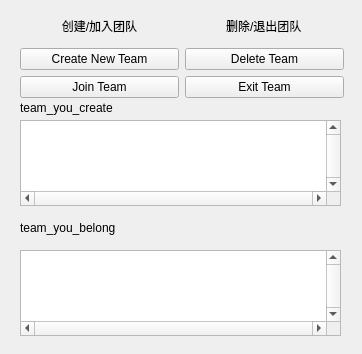
<?xml version="1.0" encoding="UTF-8"?>
<ui version="4.0">
 <class>team_mng</class>
 <widget class="QWidget" name="team_mng">
  <property name="geometry">
   <rect>
    <x>0</x>
    <y>0</y>
    <width>362</width>
    <height>354</height>
   </rect>
  </property>
  <property name="windowTitle">
   <string>Form</string>
  </property>
  <widget class="QWidget" name="horizontalLayoutWidget">
   <property name="geometry">
    <rect>
     <x>20</x>
     <y>10</y>
     <width>324</width>
     <height>88</height>
    </rect>
   </property>
   <layout class="QHBoxLayout" name="horizontalLayout">
    <item>
     <layout class="QVBoxLayout" name="verticalLayout">
      <item>
       <layout class="QVBoxLayout" name="verticalLayout_2">
        <item>
         <widget class="QLabel" name="label">
          <property name="text">
           <string>创建/加入团队</string>
          </property>
          <property name="alignment">
           <set>Qt::AlignCenter</set>
          </property>
         </widget>
        </item>
        <item>
         <widget class="QPushButton" name="pushButton">
          <property name="text">
           <string>Create New Team</string>
          </property>
         </widget>
        </item>
        <item>
         <widget class="QPushButton" name="pushButton_4">
          <property name="text">
           <string>Join Team</string>
          </property>
         </widget>
        </item>
       </layout>
      </item>
     </layout>
    </item>
    <item>
     <layout class="QVBoxLayout" name="verticalLayout_3">
      <item alignment="Qt::AlignHCenter">
       <widget class="QLabel" name="label_4">
        <property name="text">
         <string>删除/退出团队</string>
        </property>
       </widget>
      </item>
      <item>
       <widget class="QPushButton" name="pushButton_3">
        <property name="text">
         <string>Delete Team</string>
        </property>
       </widget>
      </item>
      <item>
       <widget class="QPushButton" name="pushButton_6">
        <property name="text">
         <string>Exit Team</string>
        </property>
       </widget>
      </item>
     </layout>
    </item>
   </layout>
  </widget>
  <widget class="QTableWidget" name="tableWidget">
   <property name="geometry">
    <rect>
     <x>20</x>
     <y>250</y>
     <width>321</width>
     <height>86</height>
    </rect>
   </property>
   <property name="verticalScrollBarPolicy">
    <enum>Qt::ScrollBarAlwaysOn</enum>
   </property>
   <property name="horizontalScrollBarPolicy">
    <enum>Qt::ScrollBarAlwaysOn</enum>
   </property>
   <property name="sizeAdjustPolicy">
    <enum>QAbstractScrollArea::AdjustToContents</enum>
   </property>
  </widget>
  <widget class="QTableWidget" name="tableWidget_2">
   <property name="geometry">
    <rect>
     <x>20</x>
     <y>120</y>
     <width>321</width>
     <height>86</height>
    </rect>
   </property>
   <property name="verticalScrollBarPolicy">
    <enum>Qt::ScrollBarAlwaysOn</enum>
   </property>
   <property name="horizontalScrollBarPolicy">
    <enum>Qt::ScrollBarAlwaysOn</enum>
   </property>
   <property name="sizeAdjustPolicy">
    <enum>QAbstractScrollArea::AdjustToContents</enum>
   </property>
  </widget>
  <widget class="QLabel" name="label_2">
   <property name="geometry">
    <rect>
     <x>20</x>
     <y>220</y>
     <width>111</width>
     <height>16</height>
    </rect>
   </property>
   <property name="text">
    <string>team_you_belong</string>
   </property>
  </widget>
  <widget class="QLabel" name="label_3">
   <property name="geometry">
    <rect>
     <x>20</x>
     <y>100</y>
     <width>101</width>
     <height>16</height>
    </rect>
   </property>
   <property name="text">
    <string>team_you_create</string>
   </property>
  </widget>
 </widget>
 <resources/>
 <connections/>
</ui>
